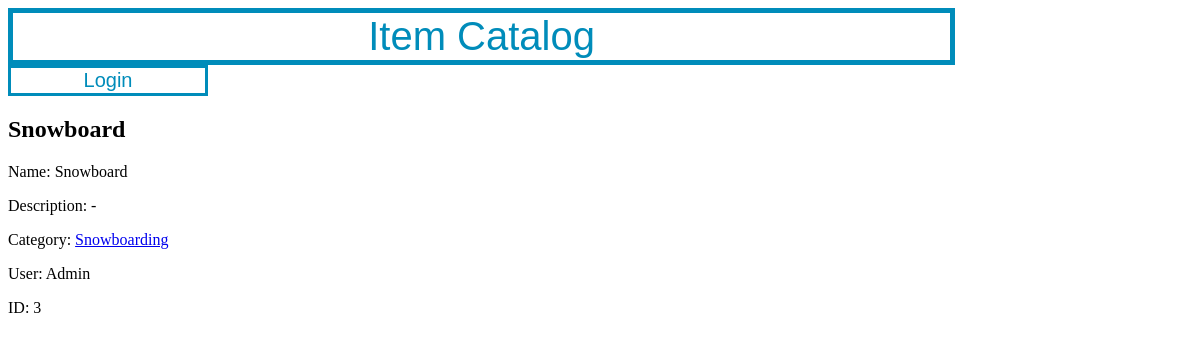
Screenshot of /catalog/Snowboarding/Snowboard with the database file from the repository.
### database_setup.py (models this page shows, shortened)
class Item(Base):
    __tablename__ = "item"
    id = Column(Integer, primary_key=True)
    name = Column(String(80), nullable=False)
    description = Column(String(250), nullable=False)
    user_id = Column(Integer, ForeignKey('user.id'))
    user = relationship(User)
    category_id = Column(Integer, ForeignKey('category.id'))
    category = relationship(Category)

class Category(Base):
    __tablename__ = 'category'
    id = Column(Integer, primary_key=True)
    name = Column(String(80), nullable=False)
    user_id = Column(Integer, ForeignKey('user.id'))
    user = relationship(User)

class User(Base):
    __tablename__ = 'user'
    id = Column(Integer, primary_key=True)
    name = Column(String(250), nullable=False)
    email = Column(String(250), nullable=False)

### project.py (the view)
@app.route('/catalog/<string:category_name>/<string:item_name>')
def show_item(category_name, item_name):
    if(db_session.query(Item).filter_by(name=item_name).first() is None):
        flash("Unknow item")
        return redirect(url_for('show_home'))
    else:
        return render_template(
            'item.html',
            item=db_session.query(Item).filter_by(name=item_name).first(),
            owner=db_session.query(User).filter_by(name=item_name).first())

### templates/item.html (shortened to what this page needs)
{% extends "base.html" %}
{% block content %}
<h2>{{item.name}}</h2>
<p>Name: {{item.name}}</p>
<p>Description: {{item.description}}</p>
<p>Category: <a href="{{url_for('show_category_items', category_name=item.category.name)}}">{{item.category.name}}</a></p>
<p>User: {{item.user.name}}</p>
<p>ID: {{item.id}}</p>
{% endblock %}

### static/styles.css (style rules this page uses)
* { box-sizing: border-box; }

### rows the page displays
Item: name "Snowboard", description "-", id "3"
Category: category.name "Snowboarding"
User: user.name "Admin"
